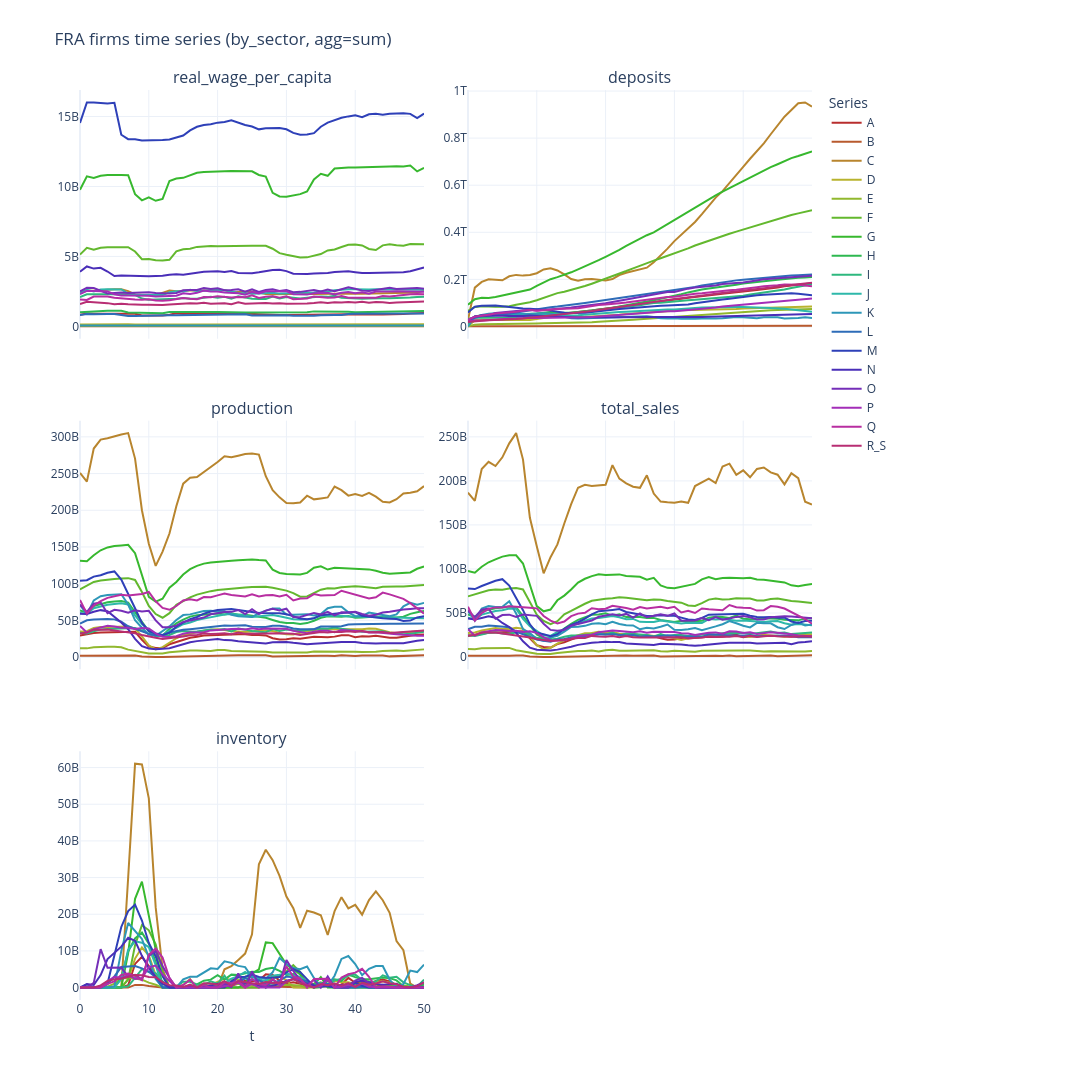

Source (notebook cell):
### Markdown cell above
### Price and sector diagnostics

### Code cell
plot_agent_timeseries(
    model,
    "FRA",
    "firms",
    [
        "real_wage_per_capita",
        "deposits",
        "production",
        "total_sales",
        "inventory",
    ],
    by_sector=True,
    agg="sum",
    no_cols=2,
    **FIG_SIZE_WIDE,
    show_legend=True,  # 18 sectors
    return_df=False,
    show=True
)



plot_agent_timeseries(
    model,
    "FRA",
    "firms",
    variables=[
        "real_wage_per_capita",
        "deposits",
        "production",
        "total_sales",
        "inventory",
    ],
    by_sector=True,
    agg="sum",
    no_cols=2,
    base_height=FIG_SIZE_WIDE["base_height"],
    base_width=FIG_SIZE_WIDE["base_width"],
    show_legend=True,
    return_df=False,
    show=True,
)

plot_agent_timeseries(
    model,
    "FRA",
    "firms",
    variables=[
        "labour_productivity",
        "labour_productivity_factor",
        "real_wage_per_capita",
        "tfp_multiplier",
    ],
    by_sector=True,
    agg="mean",
    no_cols=2,
    base_height=FIG_SIZE_WIDE["base_height"],
    base_width=FIG_SIZE_WIDE["base_width"],
    show_legend=True,
    return_df=False,
    show=True,
)
